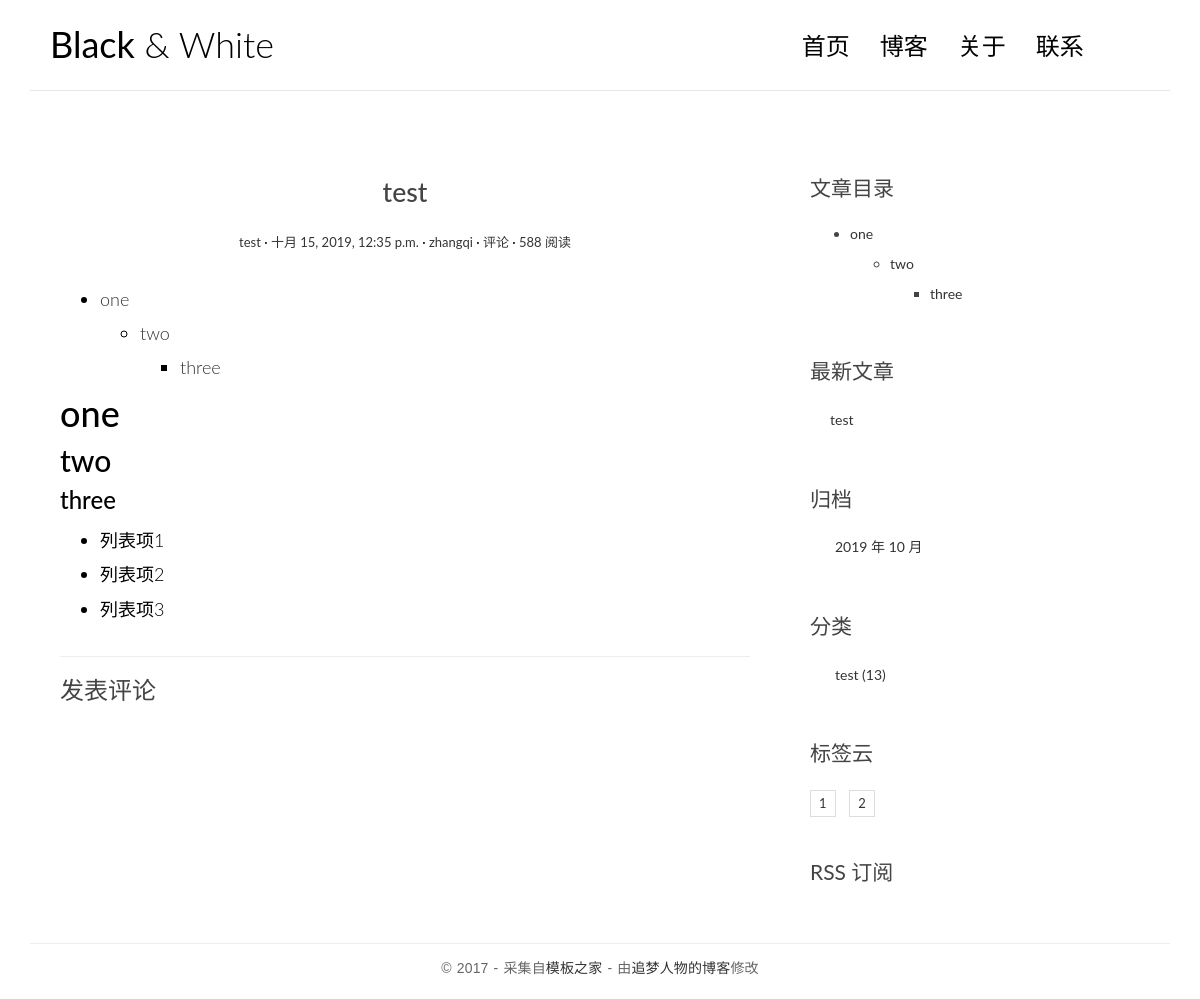
Page /posts/2/ on the committed database.
### blog/models.py (models this page shows, shortened)
class Post(models.Model):
    title = models.CharField('标题', max_length=70)
    body = models.TextField('正文')
    created_time = models.DateTimeField('创建时间', default=timezone.now)
    modified_time = models.DateTimeField('修改时间')
    excerpt = models.CharField('摘要', max_length=200, blank=True)
    category = models.ForeignKey(Category, verbose_name='分类', on_delete=models.CASCADE)
    tags = models.ManyToManyField(Tag, verbose_name='标签', blank=True)
    author = models.ForeignKey(User, verbose_name='作者', on_delete=models.CASCADE)
    class Meta:
        verbose_name = '文章'
        verbose_name_plural = verbose_name
    def get_absolute_url(self):
        return reverse('blog:detail', kwargs={'pk': self.pk})

class Category(models.Model):
    name = models.CharField(max_length=100)
    class Meta:
        verbose_name = '分类'
        verbose_name_plural = verbose_name

class Tag(models.Model):
    name = models.CharField(max_length=100)
    class Meta:
        verbose_name = '标签'
        verbose_name_plural = verbose_name

### blog/views.py (the view)
# urls.py: path('posts/<int:pk>/', views.detail, name='detail'),
def detail(request, pk):
    post = get_object_or_404(Post, pk=pk)
    md = markdown.Markdown(extensions=[
        'markdown.extensions.extra',
        'markdown.extensions.codehilite',
        'markdown.extensions.toc',
        TocExtension(slugify=slugify),
    ])
    post.body = md.convert(post.body)
    m = re.search(r'<div class="toc">\s*<ul>(.*)</ul>\s*</div>', md.toc, re.S)
    post.toc = m.group(1) if m is not None else ''
    return render(request, 'blog/detail.html', context={'post': post})

### blog/templatetags/blog_extras.py (called while the page is built)
@register.inclusion_tag('blog/inclusions/_recent_posts.html', takes_context=True)
def show_recent_posts(context, num=5):
    return {
        'recent_post_list': Post.objects.all()[:num],
    }

@register.inclusion_tag('blog/inclusions/_archives.html', takes_context=True)
def show_archives(context):
    return {
        'date_list': Post.objects.dates('created_time', 'month', order='DESC'),
    }

@register.inclusion_tag('blog/inclusions/_categories.html', takes_context=True)
def show_categories(context):
    return {
        'category_list': Category.objects.all(),
    }

@register.inclusion_tag('blog/inclusions/_tags.html', takes_context=True)
def show_tags(context):
    return {
        'tag_list': Tag.objects.all(),
    }

### templates/blog/detail.html (shortened to what this page needs)
{% extends 'base.html' %}
{% load comments_extras %}
{% block main %}
  <article class="post post-{{ post.pk }}">
    <header class="entry-header">
      <h1 class="entry-title">{{ post.title }}</h1>
      <div class="entry-meta">
        <span class="post-category"><a href="#">{{ post.category.name }}</a></span>
        <span class="post-date"><a href="#"><time class="entry-date"
                                                  datetime="{{ post.created_time }}">{{ post.created_time }}</time></a></span>
        <span class="post-author"><a href="#">{{ post.author }}</a></span>
        <span class="comments-link"><a href="#comment-area">{{ post.comment_set.count }} 评论</a></span>
        <span class="views-count"><a href="#">588 阅读</a></span>
      </div>
    </header>
    <div class="entry-content clearfix">
      {{ post.body|safe }}
    </div>
  </article>
  <section class="comment-area" id="comment-area">
    <hr>
    <h3>发表评论</h3>
  </section>
{% endblock main %}
{% block toc %}
  {% if post.toc %}
    <div class="widget widget-content">
      <h3 class="widget-title">文章目录</h3>
      <div class="toc">
        <ul>
          {{ post.toc|safe }}
        </ul>
      </div>
    </div>
  {% endif %}
{% endblock toc %}

### templates/blog/inclusions/_recent_posts.html
<div class="widget widget-recent-posts">
  <h3 class="widget-title">最新文章</h3>
  <ul>
    {% for post in recent_post_list %}
      <li>
        <a href="{{ post.get_absolute_url }}">{{ post.title }}</a>
      </li>
    {% empty %}
      暂无文章！
    {% endfor %}
  </ul>
</div>

### templates/blog/inclusions/_categories.html
<div class="widget widget-category">
  <h3 class="widget-title">分类</h3>
  <ul>
    {% for category in category_list %}
      <li>
        <a href="{% url 'blog:category' category.pk %}">{{ category.name }} <span class="post-count">(13)</span></a>
      </li>
    {% empty %}
      暂无分类！
    {% endfor %}
  </ul>
</div>

### templates/blog/inclusions/_tags.html
<div class="widget widget-tag-cloud">
  <h3 class="widget-title">标签云</h3>
  <ul>
    {% for tag in tag_list %}
      <li>
        <a href="{% url 'blog:tag' tag.pk %}">{{ tag.name }}</a>
      </li>
    {% empty %}
      暂无标签！
    {% endfor %}
  </ul>
</div>

### static/blog/css/custom.css (style rules this page uses)
* { outline: none; }
h1, h2, h3, h4, h5, h6 { margin-top: 0; }
a { color: #333; }
body { color: #444; font-family: 'Lato', sans-serif; }
.post { background: #fff; padding: 30px 30px 0; }
.entry-title { text-align: center; font-size: 1.9em; margin-bottom: 20px; line-height: 1.6; padding: 10px 20px 0; }
.entry-meta { text-align: center; color: #DDDDDD; font-size: 13px; margin-bottom: 30px; }
.entry-content { font-size: 18px; line-height: 1.9; font-weight: 300; color: #000; }
.post-category::after, .post-date::after, .post-author::after, .comments-link::after { content: ' ·'; color: #000; }
.widget { background: #fff; padding: 30px 0 0; }
.widget-title { font-size: 1.5em; margin-bottom: 20px; line-height: 1.6; padding: 10px 0 0; font-weight: 400; }
.widget-recent-posts ul { padding: 0; margin: 0; padding-left: 20px; }
.widget-recent-posts ul li { list-style-type: none; position: relative; line-height: 170%; margin-bottom: 10px; }
.widget-recent-posts ul li::before { content: '\f3d3'; font-family: "Ionicons"; position: absolute; left: -17px; top: 3px; font-size: 16px; color: #000; }
.widget-category ul { padding: 0; margin: 0; padding-left: 25px; }
.widget-category ul li { list-style-type: none; position: relative; line-height: 170%; margin-bottom: 10px; }
.widget-category ul li::before { content: '\f3fe'; font-family: "Ionicons"; position: absolute; left: -25px; top: 1px; font-size: 18px; color: #000; }
.widget-tag-cloud ul { padding: 0; margin: 0; margin-right: -10px; }
.widget-tag-cloud ul li { list-style-type: none; font-size: 13px; display: inline-block; margin-right: 10px; margin-bottom: 10px; padding: 3px 8px; border: 1px solid #ddd; }
.widget-content ul ul { margin-top: 10px; }
.widget-content ul li { margin-bottom: 10px; }
.comment-area { padding: 0 30px 0; }

### rows in the picture
Post: title "test", category.name "test", created_time "十月 15, 2019, 12:35 p.m.", author "zhangqi", body "one two three one two three 列表项1 列表项2 列表项3", toc "one two three"
Category: name "test"
Tag: name "1"
Tag: name "2"

### other values in the picture
{{ date.year }} "2019"
{{ date.month }} "10"
